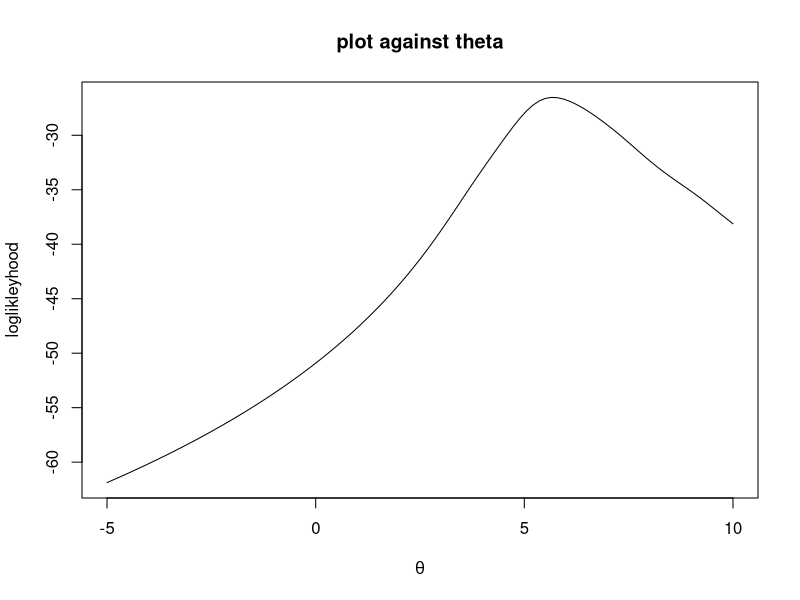
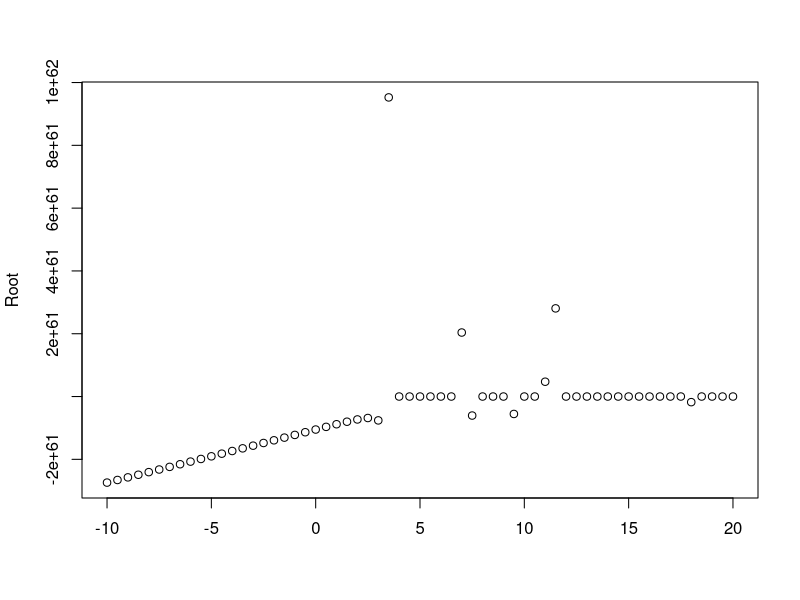
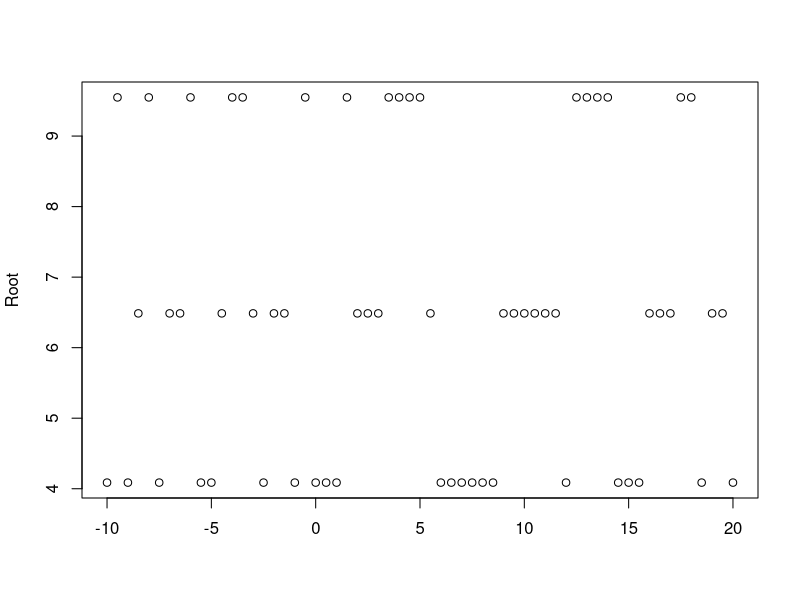
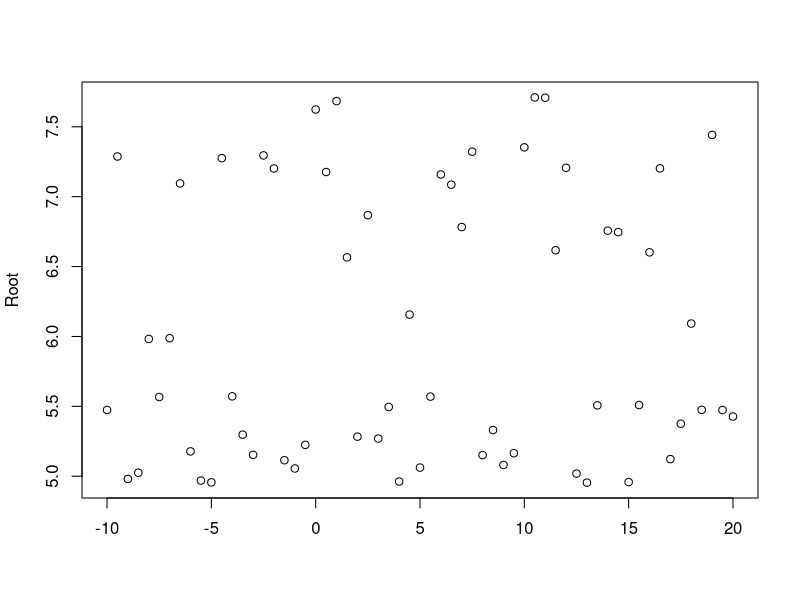
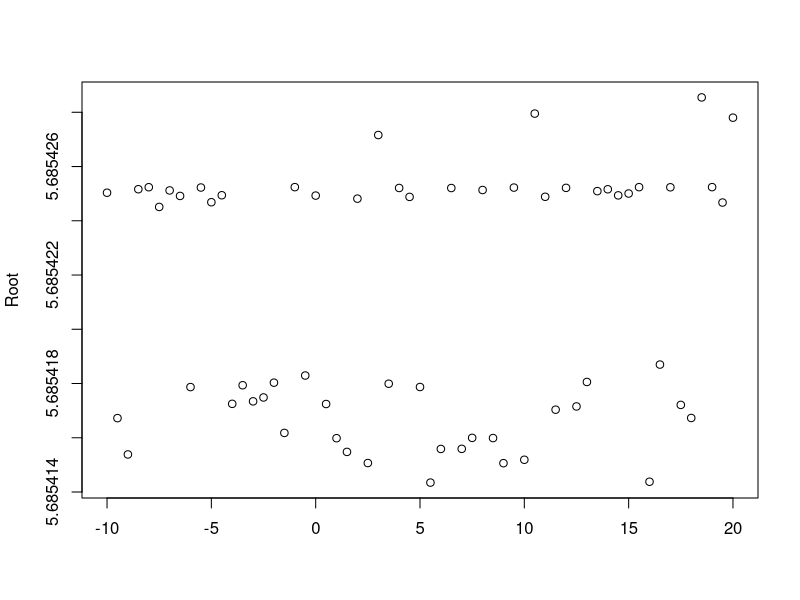
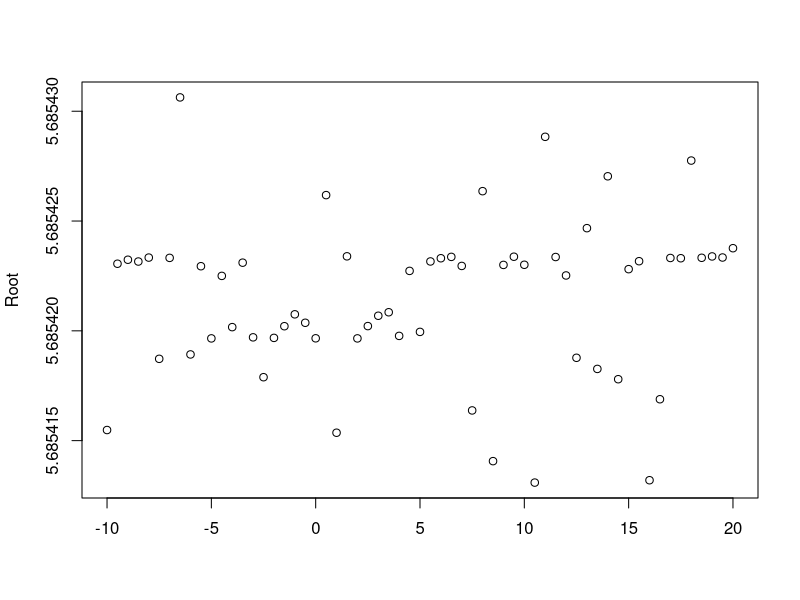

These charts were generated, in order, by the following R code:
## ---- chunk 1

## for latex and html output
isHtml <- knitr::is_html_output()
isLatex <- knitr::is_latex_output()
latex <- ifelse(isLatex, '\\LaTeX\\', 'LaTeX')

## specify global chunk options
knitr::opts_chunk$set(fig.width = 5, fig.height = 4, dpi = 300,
                      out.width = "90%", fig.align = "center")

## ---- chunk 2
set.seed(20180909)
n = 10
sample = rcauchy(n, location = 5, scale = 1) 

log_lik = function(theta)
{
   result = -length(sample) * log(pi) - sum( log( 1 + (theta - sample)^2 ) )
   return(result)
}
curve(sapply(x, FUN = log_lik), -5, 10, xlab = expression(theta),ylab = 'loglikleyhood')
title(main="plot against theta")
## ---- chunk 3
set.seed(20180909)
n = 10
sample = rcauchy(n, location = 5, scale = 1) 
F_S_D = function(theta)
{
   First = -2 * sum( (theta-sample)/(1+(theta-sample)^2) ) 
   Second = -2 * sum( (1 - (theta-sample)^2)/(1+(theta-sample)^2)^2 ) 
   list(First = First, Second= Second )
}

N_R = function(initial, max = 100, tol = 1e-5)
{  
   current = initial
   for(i in 1:max)
   {
      new = current - F_S_D(current)$First/F_S_D(current)$Second
      if(abs(new -current) < tol) break
      current1 = current
      current = new
   }   
   return( c(current, i, diff = abs(current -current1) ) )
}
initial = seq(-10, 20, by = 0.5)
result = matrix(0, length(initial), 3)
for(i in 1:length(initial))
{
   result[i,] = N_R(initial[i],200)
}
colnames(result) = c('Root', '# iter.', 'Difference b/w new and current')
rownames(result) = paste('Initial =',seq(-10, 20, by = 0.5))

plot(seq(-10, 20, by = 0.5), result[,1], ylab = 'Root', xlab = '')
knitr::kable(result[1:30,], booktabs = TRUE,align='c',
             row.names = 1)
knitr::kable(result[31:61,], booktabs = TRUE,align='c',
             row.names = 1)
## ---- chunk 4
set.seed(20180909)
n = 10
sample = rcauchy(n, location = 5, scale = 1) 
F_D = function(theta)
{
   First = -2 * sum( (theta-sample)/(1+(theta-sample)^2) ) 
   return(First)
}

Fixed = function(initial, alpha, max = 100, tol = 1e-5)
{  
   current = initial
   for(i in 1:max)
   {
      new = current + (alpha*F_D(current))
      if(abs(new -current) < tol) break
      current1 = current
      current = new
   }   
   return( c(current, i, diff = abs(current -current1) ) )
} 
initial = seq(-10, 20, by = 0.5)
result_1 = matrix(0, length(initial), 3)
result_0.64 = matrix(0, length(initial), 3)
result_0.25 = matrix(0, length(initial), 3)
for(i in 1:length(initial))
{
   result_1[i,] = Fixed(initial[i], 1 ,10000)
   result_0.64[i,] = Fixed(initial[i],0.64,10000)
   result_0.25[i,] = Fixed(initial[i],0.25, 10000)
}   
colnames(result_1)<- colnames(result_0.64)<- colnames(result_0.25)<-
    c('Root', '# iter.', 'Difference b/w new and current')
rownames(result_1) <- rownames(result_0.64) <- rownames(result_0.25) <- 
    paste('Initial =',seq(-10, 20, by = 0.5))

plot(seq(-10, 20, by = 0.5), result_1[,1], ylab = 'Root', xlab = '')
plot(seq(-10, 20, by = 0.5), result_0.64[,1], ylab = 'Root', xlab = '')
plot(seq(-10, 20, by = 0.5), result_0.25[,1], ylab = 'Root', xlab = '')
knitr::kable(result_1[1:30,], booktabs = TRUE,align='c',
             row.names = 1,caption = 'Table for alpha =1')
knitr::kable(result_1[31:61,], booktabs = TRUE,align='c',
             row.names = 1,caption = 'Table for alpha =1')
knitr::kable(result_0.64[1:30,], booktabs = TRUE,align='c',
             row.names = 1,caption = 'Table for alpha =0.64')
knitr::kable(result_0.64[31:61,], booktabs = TRUE,align='c',
             row.names = 1,caption = 'Table for alpha =0.64')
knitr::kable(result_0.25[1:30,], booktabs = TRUE,align='c',
             row.names = 1,caption = 'Table for alpha =0.25')
knitr::kable(result_0.25[31:61,], booktabs = TRUE,align='c',
             row.names = 1,caption = 'Table for alpha =0.25')
## ---- chunk 5
set.seed(20180909)
n = 10
sample = rcauchy(n, location = 5, scale = 1) 
F_D = function(theta)
{
   First = -2 * sum( (theta-sample)/(1+(theta-sample)^2) ) 
   return(First)
}

N_R = function(initial, max = 100, tol = 1e-5)
{  
   current = initial
   for(i in 1:max)
   {
      new = current + 2 * F_D(current)/n
      if(abs(new -current) < tol) break
      current1 = current
      current = new
   }   
   return( c(current, i, diff = abs(current -current1) ) )
}
initial = seq(-10, 20, by = 0.5)
result = matrix(0, length(initial), 3)
for(i in 1:length(initial))
{
   result[i,] = N_R(initial[i],200)
} 
colnames(result) = c('Root', '# iter.', 'Difference b/w new and current')
rownames(result) = paste('Initial =',seq(-10, 20, by = 0.5))

plot(seq(-10, 20, by = 0.5), result[,1], ylab = 'Root', xlab = '')
knitr::kable(result[1:30,], booktabs = TRUE,align='c',
             row.names = 1)
knitr::kable(result[31:61,], booktabs = TRUE,align='c',
             row.names = 1)
